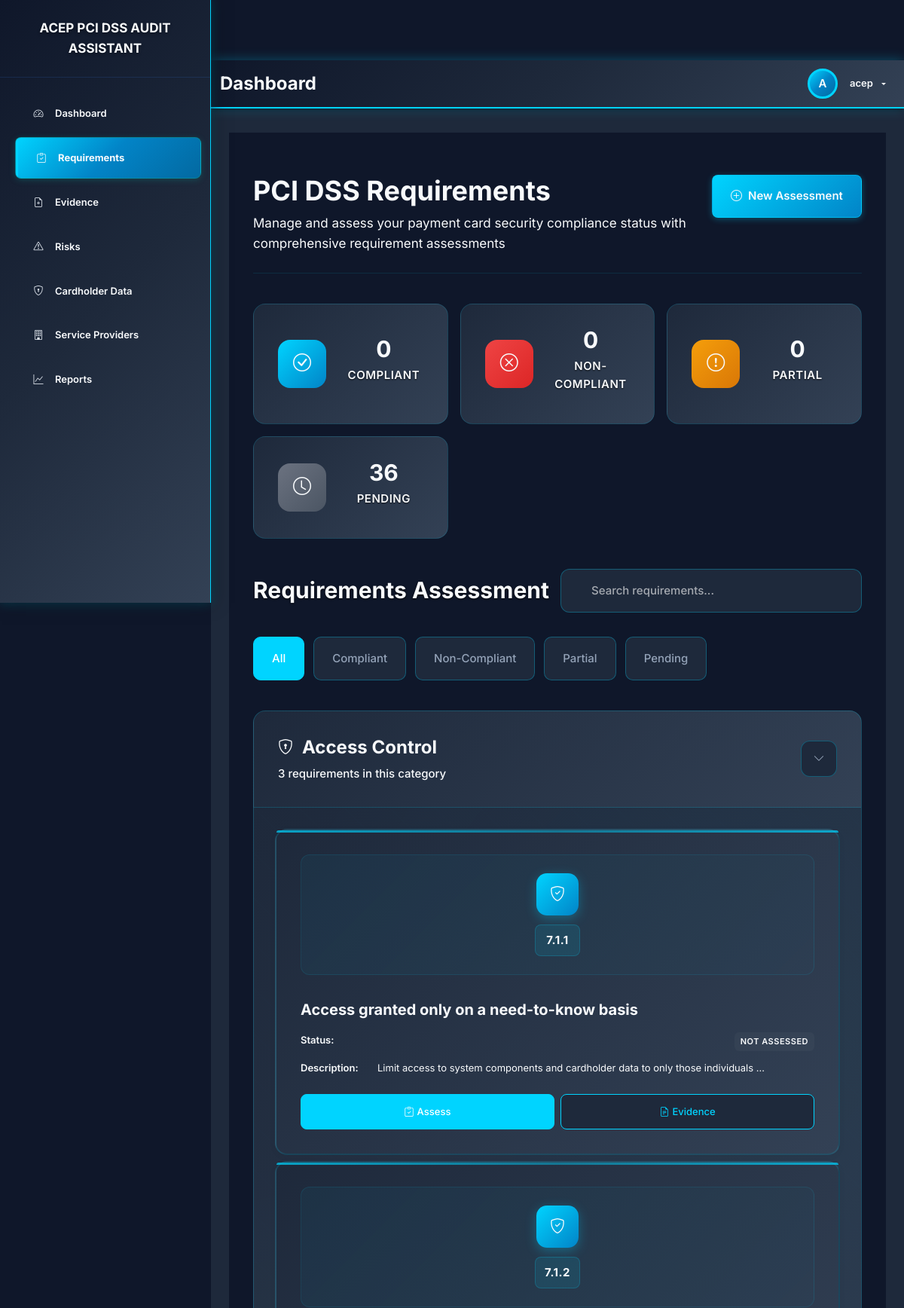
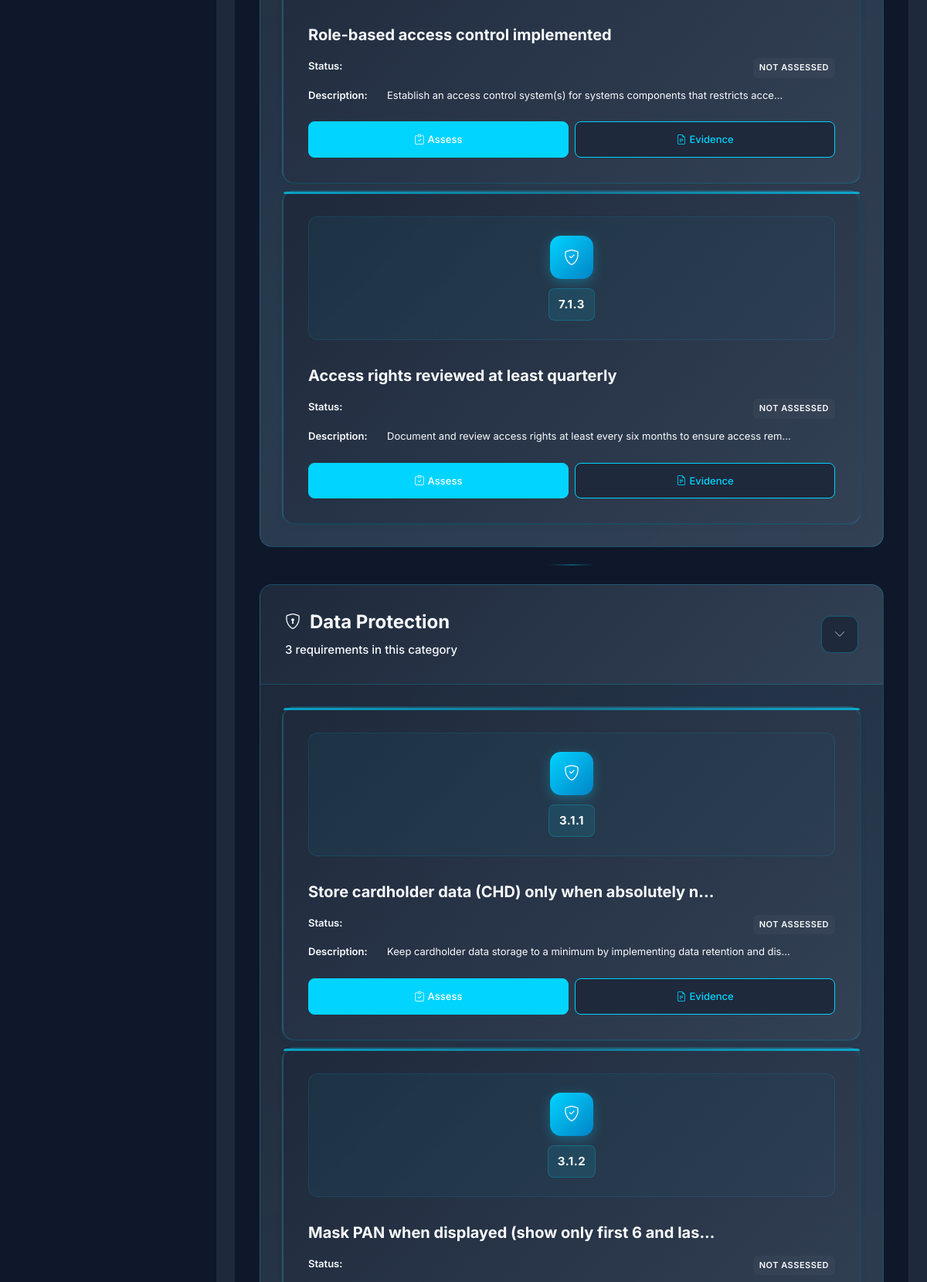
The app's page /audit (signed in, upper part) with its own data (2 pictures, top to bottom).
### tables this page shows
CREATE TABLE pci_requirements (
            id INTEGER PRIMARY KEY AUTOINCREMENT,
            requirement_id TEXT UNIQUE NOT NULL,
            title TEXT NOT NULL,
            description TEXT,
            category TEXT NOT NULL,
            subcategory TEXT,
            status TEXT DEFAULT 'Not Assessed',
            notes TEXT,
            assessed_by TEXT,
            assessed_at TIMESTAMP,
            updated_at TIMESTAMP DEFAULT CURRENT_TIMESTAMP
        );

### app.py (the view)
@app.route('/audit')
@login_required
def audit_checklist():
    conn = get_db_connection()
    requirements = conn.execute('''
        SELECT * FROM pci_requirements
        ORDER BY category, requirement_id
    ''').fetchall()
    categories = {}
    for req in requirements:
        if req['category'] not in categories:
            categories[req['category']] = []
        categories[req['category']].append(req)
    conn.close()
    return render_template('audit_checklist.html', categories=categories)

### app.py (called while the page is built)
def get_db_connection():
    conn = sqlite3.connect(DATABASE)
    conn.row_factory = sqlite3.Row
    return conn

def login_required(f):
    from functools import wraps
    @wraps(f)
    def decorated_function(*args, **kwargs):
        if 'user_id' not in session:
            return redirect(url_for('login'))
        return f(*args, **kwargs)
    return decorated_function

### templates/audit_checklist.html (shortened to what this page needs)
{% extends "base.html" %}
{% block content %}
<div class="modern-requirements">
    <div class="requirements-header">
        <div class="header-content">
            <div class="header-text">
                <h1 class="requirements-title">PCI DSS Requirements</h1>
                <p class="requirements-subtitle">Manage and assess your payment card security compliance status with comprehensive requirement assessments</p>
            </div>
            <div class="header-actions">
                <button class="btn btn-primary" onclick="openAssessmentModal('', '', '', '', '')">
                    <i class="bi bi-plus-circle"></i>
                    New Assessment
                </button>
            </div>
        </div>
    </div>
    <div class="requirements-stats">
        <div class="stat-item">
            <div class="stat-icon">
                <i class="bi bi-check-circle"></i>
            </div>
            <div class="stat-content">
                <div class="stat-value" id="stat-compliant">0</div>
                <div class="stat-label">Compliant</div>
            </div>
        </div>
        <div class="stat-item">
            <div class="stat-icon non-compliant">
                <i class="bi bi-x-circle"></i>
            </div>
            <div class="stat-content">
                <div class="stat-value" id="stat-non-compliant">0</div>
                <div class="stat-label">Non-Compliant</div>
            </div>
        </div>
        <div class="stat-item">
            <div class="stat-icon partial">
                <i class="bi bi-exclamation-circle"></i>
            </div>
            <div class="stat-content">
                <div class="stat-value" id="stat-partial">0</div>
                <div class="stat-label">Partial</div>
            </div>
        </div>
        <div class="stat-item">
            <div class="stat-icon pending">
                <i class="bi bi-clock"></i>
            </div>
            <div class="stat-content">
                <div class="stat-value" id="stat-pending">0</div>
                <div class="stat-label">Pending</div>
            </div>
        </div>
    </div>
    <div class="requirements-section">
        <div class="section-header">
            <h3 class="section-title">Requirements Assessment</h3>
            <div class="search-container">
                <div class="search-box">
                    <input type="text" id="requirements-search" placeholder="Search requirements...">
                </div>
            </div>
        </div>
        <div class="filter-buttons">
            <button class="filter-btn active" data-status="all">All</button>
            <button class="filter-btn" data-status="Compliant">Compliant</button>
            <button class="filter-btn" data-status="Not Compliant">Non-Compliant</button>
            <button class="filter-btn" data-status="Partially Compliant">Partial</button>
            <button class="filter-btn" data-status="Not Assessed">Pending</button>
        </div>
    </div>
    {% for category, requirements in categories.items() %}
    <div class="category-section">
        <div class="category-header">
            <div class="category-info">
                <h3 class="category-title">
                    <i class="bi bi-shield-lock"></i>
                    {{ category }}
                </h3>
                <p class="category-count">{{ requirements|length }} requirements in this category</p>
            </div>
            <button class="category-toggle" onclick="toggleCategory('{{ loop.index }}')">
                <i class="bi bi-chevron-down" id="toggle-icon-{{ loop.index }}"></i>
            </button>
        </div>
        <div class="requirements-grid" id="category-{{ loop.index }}" style="display: block;">
            {% for requirement in requirements %}
            <div class="requirement-card" data-status="{{ requirement.status }}" data-title="{{ requirement.title|lower }}" data-id="{{ requirement.requirement_id|lower }}">
                <div class="requirement-preview">
                    <div class="requirement-icon">
                        <i class="bi bi-shield-check"></i>
                    </div>
                    <div class="requirement-type">{{ requirement.requirement_id }}</div>
                </div>
                <div class="requirement-info">
                    <h4 class="requirement-name" title="{{ requirement.title }}">
                        {{ requirement.title[:50] }}{% if requirement.title|length > 50 %}...{% endif %}
                    </h4>
                    <div class="requirement-details">
                        <div class="detail-item">
                            <span class="detail-label">Status:</span>
                            <span class="status-badge
                                {% if requirement.status == 'Compliant' %}compliant
                                {% elif requirement.status == 'Not Compliant' %}non-compliant
                                {% elif requirement.status == 'Not Applicable' %}not-applicable
                                {% elif requirement.status == 'Partially Compliant' %}partial
                                {% else %}pending{% endif %}">
                                {{ requirement.status }}
                            </span>
                        </div>
                        <div class="detail-item">
                            <span class="detail-label">Description:</span>
                            <span class="requirement-description">{{ requirement.description[:80] }}{% if requirement.description|length > 80 %}...{% endif %}</span>
                        </div>
                    </div>
                </div>
                <div class="requirement-actions">
                    <button class="action-btn assess-btn"
                            onclick="openAssessmentModal('{{ requirement.id }}', '{{ requirement.requirement_id }}', '{{ requirement.title }}', '{{ requirement.status }}', '{{ requirement.notes or '' }}')"
                            title="Assess">
                        <i class="bi bi-clipboard-check"></i>
                        Assess
                    </button>
                    <a href="{{ url_for('evidence') }}?requirement={{ requirement.requirement_id }}"
                       class="action-btn evidence-btn" title="View Evidence">
                        <i class="bi bi-file-earmark-text"></i>
                        Evidence
                    </a>
                </div>
            </div>
            {% endfor %}
        </div>
    </div>
    {% endfor %}
</div>
{% endblock %}

### templates/base.html (shortened to what this page needs)
<!DOCTYPE html>
<html lang="en">
<head>
    <link href="https://cdn.jsdelivr.net/npm/bootstrap@5.3.0/dist/css/bootstrap.min.css" rel="stylesheet">
    <link href="https://cdn.jsdelivr.net/npm/bootstrap-icons@1.10.0/font/bootstrap-icons.css" rel="stylesheet">
    <link rel="stylesheet" href="{{ url_for('static', filename='css/styles.css') }}">
</head>
<body>
    {% if session.user_id %}
    <div class="dashboard-layout">
        <aside class="sidebar">
            <div class="sidebar-header">
                <a href="{{ url_for('dashboard') }}" class="sidebar-logo">
                    <span>ACEP PCI DSS AUDIT ASSISTANT</span>
                </a>
            </div>
            <nav class="sidebar-nav">
                <a href="{{ url_for('dashboard') }}" class="sidebar-nav-item{% if request.endpoint == 'dashboard' %} active{% endif %}">
                    <i class="bi bi-speedometer2"></i>
                    <span>Dashboard</span>
                </a>
                <a href="{{ url_for('audit_checklist') }}" class="sidebar-nav-item{% if request.endpoint == 'audit_checklist' %} active{% endif %}">
                    <i class="bi bi-clipboard-check"></i>
                    <span>Requirements</span>
                </a>
                <a href="{{ url_for('evidence') }}" class="sidebar-nav-item{% if request.endpoint == 'evidence' %} active{% endif %}">
                    <i class="bi bi-file-earmark-plus"></i>
                    <span>Evidence</span>
                </a>
                <a href="{{ url_for('risk_register') }}" class="sidebar-nav-item{% if request.endpoint == 'risk_register' %} active{% endif %}">
                    <i class="bi bi-exclamation-triangle"></i>
                    <span>Risks</span>
                </a>
                <a href="{{ url_for('cardholder_data_tracking') }}" class="sidebar-nav-item{% if request.endpoint == 'cardholder_data_tracking' %} active{% endif %}">
                    <i class="bi bi-shield-lock"></i>
                    <span>Cardholder Data</span>
                </a>
                <a href="{{ url_for('service_providers') }}" class="sidebar-nav-item{% if request.endpoint == 'service_providers' %} active{% endif %}">
                    <i class="bi bi-building"></i>
                    <span>Service Providers</span>
                </a>
                <a href="{{ url_for('reports') }}" class="sidebar-nav-item{% if request.endpoint == 'reports' %} active{% endif %}">
                    <i class="bi bi-graph-up"></i>
                    <span>Reports</span>
                </a>
            </nav>
        </aside>
        <main class="main-content">
            <header class="topbar">
                <h1 class="topbar-title">{% block page_title %}Dashboard{% endblock %}</h1>
                <div class="topbar-actions">
                    <div class="user-menu">
                        <div class="user-avatar">{{ session.username[0].upper() }}</div>
                        <div class="dropdown">
                            <button class="btn btn-sm dropdown-toggle" type="button" data-bs-toggle="dropdown">
                                {{ session.username }}
                            </button>
                        </div>
                    </div>
                </div>
            </header>
            <div class="content-area">
                {% block content %}{% endblock %}
            </div>
        </main>
    </div>
    {% else %}
    <div class="public-layout">
        {% block login_content %}{% endblock %}
    </div>
    {% endif %}
</body>
</html>

### records on screen
pci_requirements: category "Access Control", requirements "3", requirement_id "7.1.1", title "Access granted only on a need-to-know basis", status "NOT ASSESSED", description "Limit access to system components and cardholder data to only those individuals"
pci_requirements: requirement_id "7.1.2", title "Role-based access control implemented", status "NOT ASSESSED", description "Establish an access control system(s) for systems components that restricts acce"
pci_requirements: requirement_id "7.1.3", title "Access rights reviewed at least quarterly", status "NOT ASSESSED", description "Document and review access rights at least every six months to ensure access rem"
pci_requirements: category "Data Protection", requirements "3", requirement_id "3.1.1", title "Store cardholder data (CHD) only when absolutely n", status "NOT ASSESSED", description "Keep cardholder data storage to a minimum by implementing data retention and dis"
pci_requirements: requirement_id "3.1.2", title "Mask PAN when displayed (show only first 6 and las", status "NOT ASSESSED"

### other values on screen
{{ session.username[0].upper() }} "A"
{{ session.username }} "acep"
